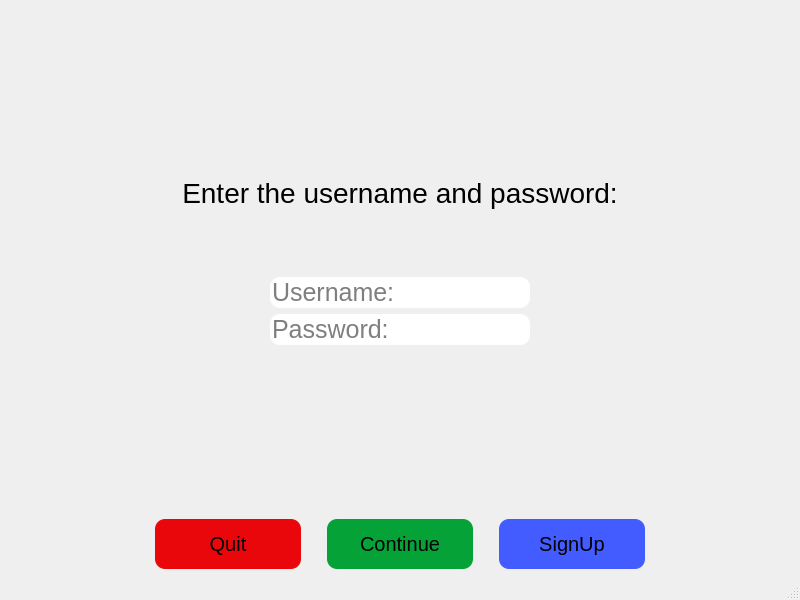
<?xml version="1.0" encoding="UTF-8"?>
<ui version="4.0">
 <class>MainWindow</class>
 <widget class="QMainWindow" name="MainWindow">
  <property name="geometry">
   <rect>
    <x>0</x>
    <y>0</y>
    <width>800</width>
    <height>600</height>
   </rect>
  </property>
  <property name="windowTitle">
   <string>Login - SOAS</string>
  </property>
  <property name="windowIcon">
   <iconset>
    <normaloff>icon.png</normaloff>icon.png</iconset>
  </property>
  <widget class="QWidget" name="centralwidget">
   <layout class="QVBoxLayout" name="verticalLayout">
    <item>
     <spacer name="verticalSpacer_4">
      <property name="orientation">
       <enum>Qt::Vertical</enum>
      </property>
      <property name="sizeType">
       <enum>QSizePolicy::MinimumExpanding</enum>
      </property>
      <property name="sizeHint" stdset="0">
       <size>
        <width>20</width>
        <height>110</height>
       </size>
      </property>
     </spacer>
    </item>
    <item>
     <layout class="QVBoxLayout" name="verticalLayout_10">
      <item>
       <widget class="QLabel" name="LoginLabel">
        <property name="font">
         <font>
          <pointsize>21</pointsize>
         </font>
        </property>
        <property name="text">
         <string>Enter the username and password:</string>
        </property>
        <property name="alignment">
         <set>Qt::AlignCenter</set>
        </property>
       </widget>
      </item>
      <item>
       <spacer name="verticalSpacer_10">
        <property name="orientation">
         <enum>Qt::Vertical</enum>
        </property>
        <property name="sizeHint" stdset="0">
         <size>
          <width>20</width>
          <height>40</height>
         </size>
        </property>
       </spacer>
      </item>
      <item>
       <layout class="QHBoxLayout" name="horizontalLayout_10">
        <item>
         <spacer name="horizontalSpacer_23">
          <property name="orientation">
           <enum>Qt::Horizontal</enum>
          </property>
          <property name="sizeType">
           <enum>QSizePolicy::MinimumExpanding</enum>
          </property>
          <property name="sizeHint" stdset="0">
           <size>
            <width>20</width>
            <height>20</height>
           </size>
          </property>
         </spacer>
        </item>
        <item>
         <widget class="QLineEdit" name="LoginUsername">
          <property name="sizePolicy">
           <sizepolicy hsizetype="Expanding" vsizetype="Fixed">
            <horstretch>0</horstretch>
            <verstretch>0</verstretch>
           </sizepolicy>
          </property>
          <property name="maximumSize">
           <size>
            <width>1000</width>
            <height>16777215</height>
           </size>
          </property>
          <property name="font">
           <font>
            <pointsize>19</pointsize>
           </font>
          </property>
          <property name="styleSheet">
           <string notr="true">border-radius: 10px;</string>
          </property>
          <property name="alignment">
           <set>Qt::AlignLeading|Qt::AlignLeft|Qt::AlignVCenter</set>
          </property>
          <property name="placeholderText">
           <string>Username:</string>
          </property>
         </widget>
        </item>
        <item>
         <spacer name="horizontalSpacer_24">
          <property name="orientation">
           <enum>Qt::Horizontal</enum>
          </property>
          <property name="sizeType">
           <enum>QSizePolicy::MinimumExpanding</enum>
          </property>
          <property name="sizeHint" stdset="0">
           <size>
            <width>20</width>
            <height>20</height>
           </size>
          </property>
         </spacer>
        </item>
       </layout>
      </item>
      <item>
       <layout class="QHBoxLayout" name="horizontalLayout_11">
        <item>
         <spacer name="horizontalSpacer_25">
          <property name="orientation">
           <enum>Qt::Horizontal</enum>
          </property>
          <property name="sizeType">
           <enum>QSizePolicy::MinimumExpanding</enum>
          </property>
          <property name="sizeHint" stdset="0">
           <size>
            <width>20</width>
            <height>20</height>
           </size>
          </property>
         </spacer>
        </item>
        <item>
         <widget class="QLineEdit" name="LoginPassword">
          <property name="sizePolicy">
           <sizepolicy hsizetype="Expanding" vsizetype="Fixed">
            <horstretch>0</horstretch>
            <verstretch>0</verstretch>
           </sizepolicy>
          </property>
          <property name="font">
           <font>
            <pointsize>19</pointsize>
           </font>
          </property>
          <property name="styleSheet">
           <string notr="true">border-radius: 10px;</string>
          </property>
          <property name="echoMode">
           <enum>QLineEdit::Password</enum>
          </property>
          <property name="placeholderText">
           <string>Password:</string>
          </property>
         </widget>
        </item>
        <item>
         <spacer name="horizontalSpacer_26">
          <property name="orientation">
           <enum>Qt::Horizontal</enum>
          </property>
          <property name="sizeType">
           <enum>QSizePolicy::MinimumExpanding</enum>
          </property>
          <property name="sizeHint" stdset="0">
           <size>
            <width>20</width>
            <height>20</height>
           </size>
          </property>
         </spacer>
        </item>
       </layout>
      </item>
     </layout>
    </item>
    <item>
     <spacer name="verticalSpacer_5">
      <property name="orientation">
       <enum>Qt::Vertical</enum>
      </property>
      <property name="sizeHint" stdset="0">
       <size>
        <width>20</width>
        <height>110</height>
       </size>
      </property>
     </spacer>
    </item>
    <item>
     <layout class="QHBoxLayout" name="horizontalLayout_4">
      <item>
       <spacer name="horizontalSpacer_20">
        <property name="orientation">
         <enum>Qt::Horizontal</enum>
        </property>
        <property name="sizeHint" stdset="0">
         <size>
          <width>40</width>
          <height>20</height>
         </size>
        </property>
       </spacer>
      </item>
      <item>
       <widget class="QPushButton" name="LoginQuitBtn">
        <property name="sizePolicy">
         <sizepolicy hsizetype="Expanding" vsizetype="Preferred">
          <horstretch>0</horstretch>
          <verstretch>0</verstretch>
         </sizepolicy>
        </property>
        <property name="maximumSize">
         <size>
          <width>16777215</width>
          <height>50</height>
         </size>
        </property>
        <property name="font">
         <font>
          <pointsize>15</pointsize>
         </font>
        </property>
        <property name="styleSheet">
         <string notr="true">background-color: rgb(234, 7, 11);
border-radius: 10px;</string>
        </property>
        <property name="text">
         <string>Quit</string>
        </property>
       </widget>
      </item>
      <item>
       <spacer name="horizontalSpacer_21">
        <property name="orientation">
         <enum>Qt::Horizontal</enum>
        </property>
        <property name="sizeType">
         <enum>QSizePolicy::Minimum</enum>
        </property>
        <property name="sizeHint" stdset="0">
         <size>
          <width>20</width>
          <height>20</height>
         </size>
        </property>
       </spacer>
      </item>
      <item>
       <widget class="QPushButton" name="LoginContinueBtn">
        <property name="sizePolicy">
         <sizepolicy hsizetype="Expanding" vsizetype="Expanding">
          <horstretch>0</horstretch>
          <verstretch>0</verstretch>
         </sizepolicy>
        </property>
        <property name="maximumSize">
         <size>
          <width>16777215</width>
          <height>50</height>
         </size>
        </property>
        <property name="font">
         <font>
          <pointsize>15</pointsize>
         </font>
        </property>
        <property name="styleSheet">
         <string notr="true">background-color: rgb(5, 163, 55);
border-radius: 10px;</string>
        </property>
        <property name="text">
         <string>Continue</string>
        </property>
       </widget>
      </item>
      <item>
       <spacer name="horizontalSpacer">
        <property name="orientation">
         <enum>Qt::Horizontal</enum>
        </property>
        <property name="sizeType">
         <enum>QSizePolicy::Minimum</enum>
        </property>
        <property name="sizeHint" stdset="0">
         <size>
          <width>20</width>
          <height>20</height>
         </size>
        </property>
       </spacer>
      </item>
      <item>
       <widget class="QPushButton" name="LoginSignUpBtn">
        <property name="sizePolicy">
         <sizepolicy hsizetype="Expanding" vsizetype="Expanding">
          <horstretch>0</horstretch>
          <verstretch>0</verstretch>
         </sizepolicy>
        </property>
        <property name="maximumSize">
         <size>
          <width>16777215</width>
          <height>50</height>
         </size>
        </property>
        <property name="font">
         <font>
          <pointsize>15</pointsize>
         </font>
        </property>
        <property name="styleSheet">
         <string notr="true">background-color: rgb(67, 92, 255);
border-radius: 10px;</string>
        </property>
        <property name="text">
         <string>SignUp</string>
        </property>
       </widget>
      </item>
      <item>
       <spacer name="horizontalSpacer_22">
        <property name="orientation">
         <enum>Qt::Horizontal</enum>
        </property>
        <property name="sizeHint" stdset="0">
         <size>
          <width>40</width>
          <height>20</height>
         </size>
        </property>
       </spacer>
      </item>
     </layout>
    </item>
   </layout>
  </widget>
  <widget class="QMenuBar" name="menubar">
   <property name="geometry">
    <rect>
     <x>0</x>
     <y>0</y>
     <width>800</width>
     <height>30</height>
    </rect>
   </property>
  </widget>
  <widget class="QStatusBar" name="statusbar"/>
 </widget>
 <resources/>
 <connections/>
</ui>
